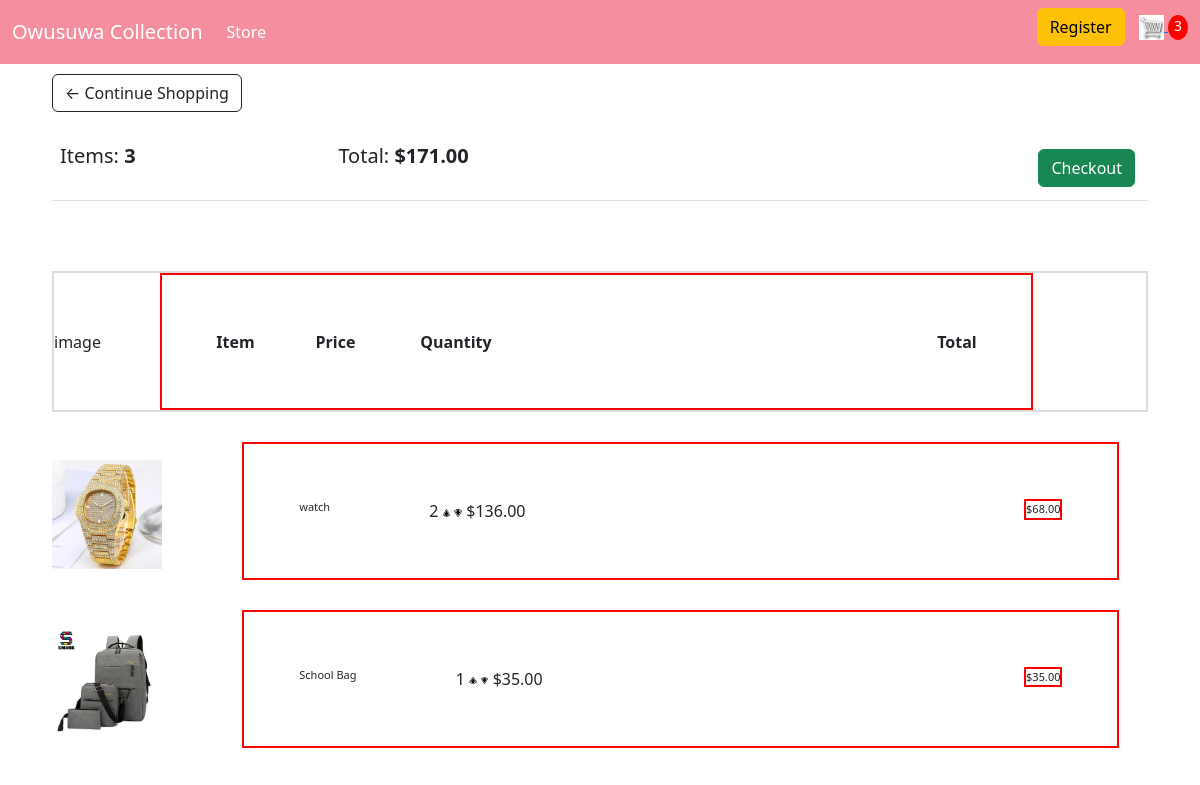
The app's page /cart/ (signed in) with its own data.
### store/models.py (models this page shows, shortened)
class Order(models.Model):
    customer       = models.ForeignKey(Customer, on_delete=models.SET_NULL, blank=True, null=True)
    order_dete     = models.DateTimeField(auto_now_add=True)
    complete       = models.BooleanField(default=True, null=True, blank=False)
    transaction_id = models.CharField(max_length=200, null=True)
    @property
    def get_cart_total(self):
        orderitems = self.orderitem_set.all()
        total      = sum([item.get_total for item in orderitems])
        return total
    def get_cart_items(self):
        orderitems = self.orderitem_set.all()
        total      = sum([item.quantity for item in orderitems])
        return total

class OrderItem(models.Model):
    product    = models.ForeignKey(Product, on_delete=models.SET_NULL, blank=True, null=True)
    order      = models.ForeignKey(Order, on_delete=models.SET_NULL, blank=True, null=True)
    quantity   = models.IntegerField(default=0, null=True, blank=True)
    date_added = models.DateTimeField(auto_now_add=True)
    @property
    def get_total(self):
        total = self.product.price * self.quantity
        return total

class Product(models.Model):
    name      = models.CharField(max_length=100)
    price     = models.DecimalField(max_digits=7, decimal_places=2)
    digital   = models.BooleanField(default=False, null=True, blank=False)
    image     = models.ImageField(null=True, blank=True)
    @property
    def imageURL(self):
        try:
            url = self.image.url
        except:
            url = ''
        return url

### store/views.py (the view)
# urls.py: path('cart/', views.cart, name='cart'),
def cart(request):
    if request.user.is_authenticated:
        customer = request.user.customer
        order, created = Order.objects.get_or_create(customer=customer, complete=False)
        items    = order.orderitem_set.all()
        cartItems = order.get_cart_items
    else:
        cookieData = cookieCart(request)
        cartItems  = cookieData['cartItems']
        order  = cookieData['order']
        items  = cookieData['items']
    context = {'cartItems':cartItems, 'order':order, 'items':items}
    return render(request, 'store/cart.html', context)

### store/templates/store/cart.html
{% extends 'store/main.html' %}
{% load static %}
{% block content %}
<link rel="stylesheet" href="{% static 'css/main.css' %}">
<div class="row">
    <div class="col-lg-12">
        <div class="box-element">
            <a href="{% url 'home' %}" class="btn btn-outline-dark">&#x2190; Continue Shopping</a>
            <br>
            <br>
            <table class="table">
                <tr>
                    <th><h5>Items: <strong>{{order.get_cart_items}}</strong></h5></th>
                    <th><h5>Total: <strong>${{order.get_cart_total|floatformat:2}}</strong></h5></th>
                    <th>
                        <a href="{% url 'checkout' %}" style="float: right; margin: 5px" class="btn btn-success">Checkout</a>
                    </th>
                </tr>
            </table>
        </div>
        <br>
        <div class="box-element">
            <div class="cart-row">
                <div class="cart-image">image</div>
                <div class="cart-row-items">
                    <div class="cartrow"> <strong>Item</strong></div>
                    <div class="cartrowprice"><strong>Price</strong></div>
                    <div class="quantity"><strong>Quantity</strong></div>
                    <div class="carttotal"><strong>Total</strong></div>
                </div>
            </div>
            {% for item in items %}
            <div class="cart-item-container">
                <img class="cartsimage" src="{{item.product.imageURL}}" alt="cart">
                <div class="cartcontainer">
                    <div class="itemname"> {{item.product.name}}</div>
                    <div class="price-container">
                        <div class="itemrowprice">${{item.product.price}}</div>
                    </div>
                    <div class="cartsrow">{{item.quantity}}</div>
                    <img data-product ="{{item.product.id}}" data-action="add" class="arrow-imge update-cart" src="{% static 'images/arrow-top.jpeg' %}" alt="">
                    <img data-product ="{{item.product.id}}" data-action="remove" class="arrow-imge update-cart" src="{% static 'images/arrow-down.jpeg' %}" alt="">
                    <div class="itemtotal">${{item.get_total|floatformat:2}}</div>
                </div>
            </div>
            {% endfor %}
        </div>
    </div>
</div>
{% endblock content %}

### store/templates/store/main.html (shortened to what this page needs)
<!DOCTYPE html>
{% load static %}
<html lang="en">
<head>
  <link href="https://cdn.jsdelivr.net/npm/bootstrap@5.2.3/dist/css/bootstrap.min.css" rel="stylesheet">
  <link rel="stylesheet" href="{% static 'css/main.css' %}">
</head>
<body>
    <nav class="navbar navbar-expand-lg bg-dark nabar">
        <div class="container-fluid">
          <a class="navbar-brand" style="color: white !important;" href="{% url 'home' %}">Owusuwa Collection</a>
          <div class="collapse navbar-collapse" id="navbarSupportedContent">
            <ul class="navbar-nav me-auto mb-2 mb-lg-0">
              <li class="nav-item">
                <a class="nav-link active" style="color: white !important;" aria-current="page" href="{% url 'home' %}">Store</a>
              </li>
            </ul>
            <div class="form-inline my-2 my-lg-0">
                <a href="{% url 'register' %}" class="btn btn-warning">Register</a>
                <a href="{% url 'cart' %}">
                    <img src="{% static 'images/cartlogo.jpeg' %}" id="cart-icon" alt="">
                </a>
                <a href="{% url 'cart' %}"><p id="cart-total">{{cartItems}}</p></a>
            </div>
          </div>
        </div>
      </nav>
    <div class="container">
        {% block content %}
        {% endblock content %}
    </div>
</body>
</html>

### static/css/main.css (style rules this page uses)
.bg-dark { background-color: #4f868c !important; }
.nabar { background-color: rgb(245, 143, 160) !important; }
#cart-icon { width: 25px; display: inline-block; margin-left: 10px; }
#cart-total { display: inline-block; text-align: center; color: #fff; background-color: red; width: 20px; height: 25px; border-radius: 50%; font-size: 14px; }
.box-element { background-color: #fff; border-radius: 4px; padding: 10px; }
.table { width: 100%; }
.cart-row { width: 100%; display: block; margin-top: 10px; justify-content: space-around; border: 2px solid gainsboro; align-items: center; }
.cart-image { display: inline-block; }
.itemname { display: inline-block; font-size: 11px; float: left; padding: none; }
.itemtotal { display: inline-block; }
.cartrowprice { display: inline-block; margin-left: 8%; }
.itemrowprice { display: inline-block; font-size: 11px; margin-left: 10%; }
.itemrowprice { display: inline-block; border: 2px solid red; float: right; }
.cartrow { display: inline-block; float: left; }
.carttotal { display: inline-block; float: right; }
.cart-row-items { display: inline-block; margin-left: 5%; border: 2px solid red; width: 80%; padding: 5%; }
.cartcontainer { display: inline-block; margin-left: 7%; border: 2px solid red; width: 80%; padding: 5%; }
.cart-item-container { margin-top: 30px; }
.cartsrow { display: inline-block; margin-left: 13%; }
.quantity { display: inline-block; margin-left: 8%; }
.arrow-imge { width: 1%; display: inline-block; }
.cartsimage { width: 10%; display: inline-block; margin-top: 3px; }

### records on screen
Order: id.quantity "3", get_cart_items "3", get_cart_total "171.00"
OrderItem: product.imageURL (picture), product.name "watch", product.price "68.00", quantity "2", get_total "136.00"
OrderItem: product.imageURL (picture), product.name "School Bag", product.price "35.00", quantity "1", get_total "35.00"
